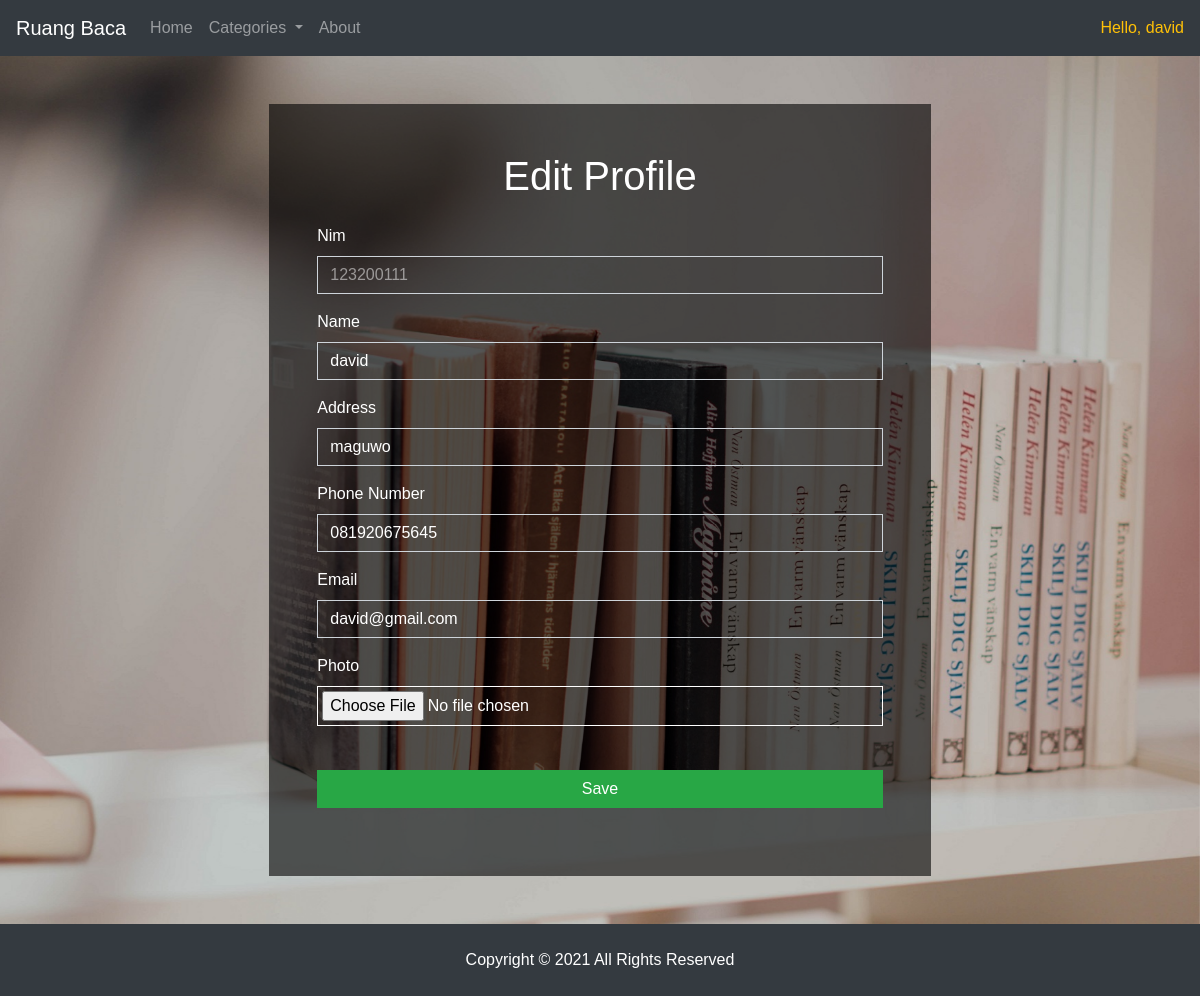
The app's page /profileedit.php (signed in) with its own data.
### tables this page shows
CREATE TABLE `members` (
  `Nim` varchar(9) NOT NULL,
  `Name` varchar(30) NOT NULL,
  `Address` varchar(50) DEFAULT NULL,
  `ContactNumber` varchar(13) DEFAULT NULL,
  `Email` varchar(40) DEFAULT NULL,
  `Password` varchar(100) NOT NULL,
  `Image` varchar(100) NOT NULL DEFAULT 'photo/user/default.svg'
);

### profileedit.php (the view, shortened to what this page needs)
<!DOCTYPE html>
<html>
<head>
	<link rel="stylesheet" href="https://stackpath.bootstrapcdn.com/bootstrap/4.3.1/css/bootstrap.min.css">
	<link rel="stylesheet" type="text/css" href="style.css">
</head>
<body>
	<?php
		include "connect.php";
	 ?>
	<img src="img/wallib2.jpg" class="bg-us">
	<header>
		<nav class="navbar navbar-expand-lg navbar-dark bg-dark">
		  <a class="navbar-brand" href="index.php">Ruang Baca</a>
		  <div class="collapse navbar-collapse" id="navbarSupportedContent">
		    <ul class="navbar-nav mr-auto">
		      <li class="nav-item ">
		        <a class="nav-link" href="index.php">Home</a>
		      </li>
		      <li class="nav-item dropdown">
		        <a class="nav-link dropdown-toggle" style="cursor: pointer;" id="navbarDropdown" data-toggle="dropdown">
		          Categories
		        </a>
		        	<?php
		        		$sql = "SELECT * FROM categories";
		        		$data = mysqli_query($link, $sql);
		        		while ($row = mysqli_fetch_object($data)) {
		        			?>
		        				<a class="dropdown-item" href="categories.php?cat=<?=$row->CategoryId?>"><?=$row->CategoryName?></a>
		        			<?php
		        		}
		        	 ?>
		      </li>
		      <li class="nav-item">
		        <a class="nav-link" href="about.php">About</a>
		      </li>
		    </ul>
		    <?php
		    	if (!empty($_SESSION["nim"])) {
		    		$nim = $_SESSION["nim"];
		    		$sql = "SELECT * FROM members WHERE Nim = '$nim'";
		    		$data = mysqli_query($link, $sql);
		    		$row = mysqli_fetch_object($data);
		    		?>
		    		<a href="profile.php" class="text-warning" id="link">
		    			Hello, <?=$row->Name?>
				  	</a>
		    		<?php
		    	}
		     ?>
		  </div>
		</nav>
	</header>
	<main class="container-fluid p-5">
		<div class="row justify-content-md-center">
			<div class="col-7 transparent3 p-5">
				<h1 class="text-center mb-4">Edit Profile</h1>
				<form method="post" action="profileeditprocess.php" enctype="multipart/form-data">
				  <div class="form-group">
				    <label for="exampleInputEmail1">Nim</label>
				    <input type="text" class="form-control bg-transparent text-white-50 rounded-0" name="nim" placeholder="Nim" value="<?=$row->Nim?>" readonly>
				  </div>
				  <div class="form-group">
				    <label for="exampleInputEmail1">Name</label>
				    <input type="text" class="form-control bg-transparent text-white rounded-0" name="name" placeholder="Name" value="<?=$row->Name?>" required>
				  </div>
				  <div class="form-group">
				    <label for="exampleInputEmail1">Address</label>
				    <input type="text" class="form-control bg-transparent text-white rounded-0" name="address"  placeholder="Address" value="<?=$row->Address?>" required>
				  </div>
				  <div class="form-group">
				    <label for="exampleInputEmail1">Phone Number</label>
				    <input type="text" class="form-control bg-transparent text-white rounded-0" name="phone_number" placeholder="Phone Number" value="<?=$row->ContactNumber?>" required>
				  </div>
				  <div class="form-group">
				    <label for="exampleInputEmail1">Email</label>
				    <input type="email" class="form-control bg-transparent text-white rounded-0" name="email" placeholder="Email" value="<?=$row->Email?>" required>
				  </div>
				  	<label for="exampleInputEmail1">Photo</label>
				  <div class="form-group">
					  <input type="file" name="image" id="customFile" accept="image/*" style="display: block; border: 0.1px solid white; border-radius: 0; width: 100%; padding: 4px;">
					</div>
				  <div class="form-group py-1">
				  	<button type="submit" class="mt-4 btn btn-success btn-block rounded-0" name="submit">Save</button>
				  </div>
				</form>
			</div>
		</div>
	</main>
	<footer class="bg-dark py-4">
		<div class="text-center">Copyright &copy; 2021 All Rights Reserved</div>
	</footer>
</body>
</html>

### style.css (style rules this page uses)
* { padding: 0; margin: 0; color: white; font-family: verdana, sans-serif; }
header { background-size: cover; }
main { width: 100%; height: 100%; }
.bg-us { width: 100%; height: 100%; position: fixed; z-index: -1; object-fit: cover; }
.transparent3 { background: rgba(0,0,0,0.6); height: 100%; width: 100%; }
#link { text-decoration: none; }

### records on screen
members: Name "david", nim "123200111", name "david", address "maguwo", phone_number "081920675645", email "david@gmail.com"
